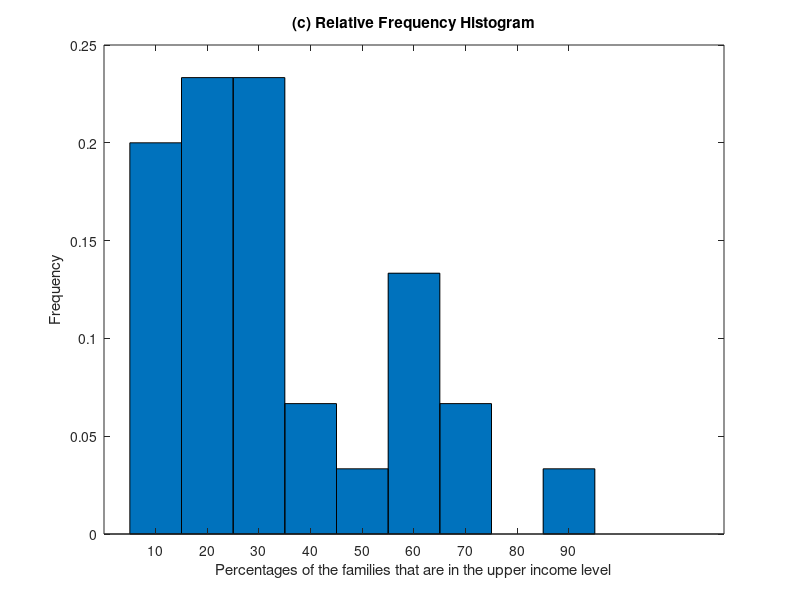

Source code (MATLAB): (Note: this script raises an error after producing the figure.)
A1=[72.2 31.9 26.5 29.1 27.3 8.6 22.3 26.5 ...
   20.4 12.8 25.1 19.2 24.1 58.2 68.1 89.2 ...
   55.1 9.4 14.5 13.9 20.7 17.9 8.5 55.4 ...
   38.1 54.2 21.5 26.2 59.1 43.3]
B1=mean(A1) %(a)
C1=median(A1) %(b)
x = 5:10:95;
intervalWidth =10
ncount = histc(A1,x);
relativefq = ncount/length(A1);
bar(x+5,relativefq,1) %以第一個長條為例，如果沒有+5的話長條中間值會是5，我想要讓中間值為10
set(gca, 'xtick',[10,20,30,40,50,60,70,80,90])
title('(c) Relative Frequency Histogram')
xlabel('Percentages of the families that are in the upper income level')
ylabel('Frequency')
A2=trimmean(A1,20) %(d)


